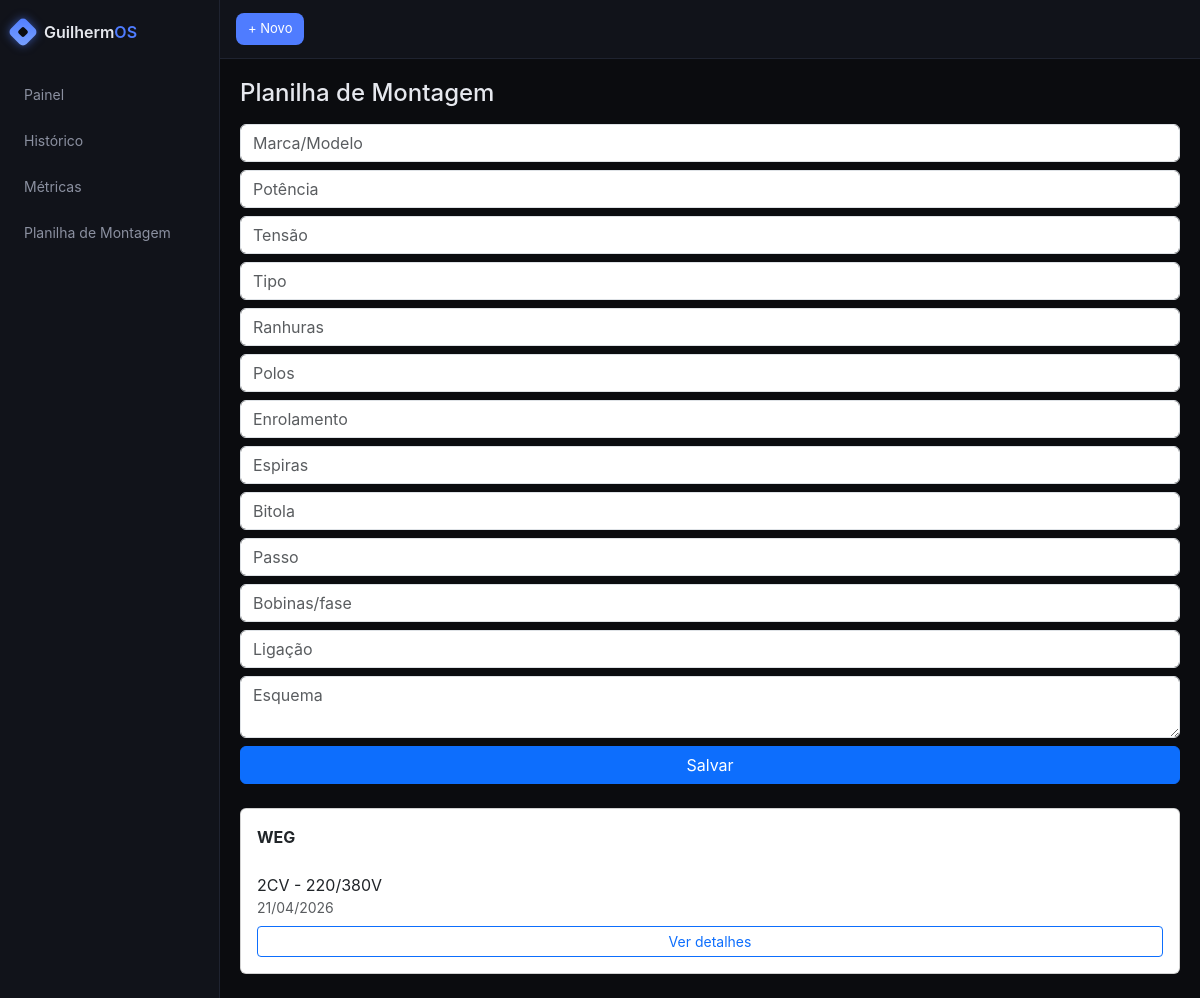
/fichas/ (signed in), run on the app's committed database.
### core/models.py (models this page shows, shortened)
class FichaMotor(models.Model):
    user = models.ForeignKey(User, on_delete=models.CASCADE)
    potencia = models.CharField(max_length=50)
    tensao = models.CharField(max_length=50)
    tipo = models.CharField(max_length=50)
    marca_modelo = models.CharField(max_length=255)
    numero_ranhuras = models.IntegerField()
    numero_polos = models.IntegerField()
    tipo_enrolamento = models.CharField(max_length=100)
    espiras_por_bobina = models.IntegerField()
    bitola_fio = models.CharField(max_length=50)
    passo_bobina = models.CharField(max_length=50)
    bobinas_por_fase = models.IntegerField()
    tipo_ligacao = models.CharField(max_length=50)
    esquema_fechamento = models.TextField(blank=True, null=True)
    created_at = models.DateTimeField(auto_now_add=True)

### core/views.py (the view, shortened to what this page needs)
# urls.py: path('fichas/', views.fichas_motor, name='fichas_motor'),
@login_required
def fichas_motor(request):
    fichas = FichaMotor.objects.filter(
        user=request.user
    ).order_by('-created_at')
    return render(request, 'fichas_motor.html', {'fichas': fichas})

### core/templates/fichas_motor.html (shortened to what this page needs)
{% extends 'base.html' %}
{% block content %}
<h4 class="mb-3">Planilha de Montagem</h4>
<form method="post">
    <input name="marca_modelo" class="form-control mb-2" placeholder="Marca/Modelo">
    <input name="potencia" class="form-control mb-2" placeholder="Potência">
    <input name="tensao" class="form-control mb-2" placeholder="Tensão">
    <input name="tipo" class="form-control mb-2" placeholder="Tipo">
    <input name="numero_ranhuras" class="form-control mb-2" placeholder="Ranhuras">
    <input name="numero_polos" class="form-control mb-2" placeholder="Polos">
    <input name="tipo_enrolamento" class="form-control mb-2" placeholder="Enrolamento">
    <input name="espiras" class="form-control mb-2" placeholder="Espiras">
    <input name="bitola" class="form-control mb-2" placeholder="Bitola">
    <input name="passo" class="form-control mb-2" placeholder="Passo">
    <input name="bobinas" class="form-control mb-2" placeholder="Bobinas/fase">
    <input name="ligacao" class="form-control mb-2" placeholder="Ligação">
    <textarea name="esquema" class="form-control mb-2" placeholder="Esquema"></textarea>
    <button class="btn btn-primary w-100 mb-4">Salvar</button>
</form>
{% for f in fichas %}
<div class="card p-3 mb-3">
    <strong>{{ f.marca_modelo }}</strong><br>
    {{ f.potencia }} - {{ f.tensao }}
    <div class="text-muted small">
    {{ f.created_at|date:"d/m/Y" }}
    </div>
    <a href="{% url 'ficha_detail' f.id %}" class="btn btn-sm btn-outline-primary mt-2 w-100">
        Ver detalhes
    </a>
</div>
{% endfor %}
{% endblock %}

### core/templates/base.html (style rules this page uses)
:root { --bg: #0b0c0f; --panel: #11131a; --border: #1f2330; --text: #e6e8ee; --muted: #8b90a0; --accent: #4f7cff; }
body { margin: 0; background: var(--bg); color: var(--text); font-family: -apple-system, BlinkMacSystemFont, "Segoe UI", Roboto, sans-serif; }

### data on the page
FichaMotor: marca_modelo "WEG", potencia "2CV", tensao "220/380V", created_at "21/04/2026"
